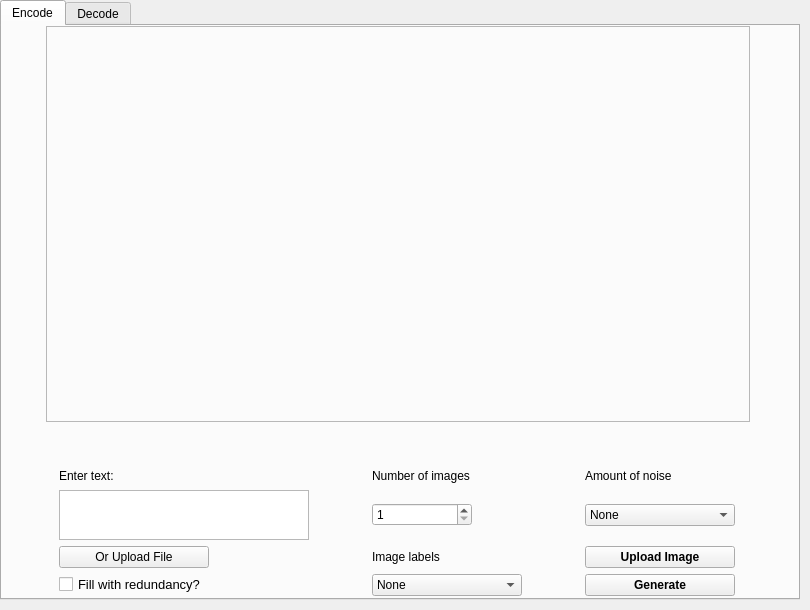
<?xml version="1.0" encoding="UTF-8"?>
<ui version="4.0">
 <class>MainWindow</class>
 <widget class="QMainWindow" name="MainWindow">
  <property name="geometry">
   <rect>
    <x>0</x>
    <y>0</y>
    <width>810</width>
    <height>610</height>
   </rect>
  </property>
  <property name="sizePolicy">
   <sizepolicy hsizetype="Preferred" vsizetype="Preferred">
    <horstretch>0</horstretch>
    <verstretch>0</verstretch>
   </sizepolicy>
  </property>
  <property name="minimumSize">
   <size>
    <width>798</width>
    <height>600</height>
   </size>
  </property>
  <property name="maximumSize">
   <size>
    <width>810</width>
    <height>610</height>
   </size>
  </property>
  <property name="windowTitle">
   <string>MainWindow</string>
  </property>
  <widget class="QWidget" name="centralwidget">
   <widget class="QTabWidget" name="tabWidget">
    <property name="geometry">
     <rect>
      <x>0</x>
      <y>0</y>
      <width>800</width>
      <height>600</height>
     </rect>
    </property>
    <property name="currentIndex">
     <number>0</number>
    </property>
    <widget class="QWidget" name="tab_7">
     <attribute name="title">
      <string>Encode</string>
     </attribute>
     <widget class="QWidget" name="gridLayoutWidget">
      <property name="geometry">
       <rect>
        <x>0</x>
        <y>0</y>
        <width>791</width>
        <height>570</height>
       </rect>
      </property>
      <layout class="QGridLayout" name="gridLayout_6">
       <item row="2" column="0" colspan="3">
        <layout class="QGridLayout" name="gridLayout_7">
         <item row="5" column="2">
          <widget class="QPushButton" name="EncodeBtn">
           <property name="font">
            <font>
             <weight>75</weight>
             <bold>true</bold>
            </font>
           </property>
           <property name="text">
            <string>Generate</string>
           </property>
          </widget>
         </item>
         <item row="2" column="0">
          <widget class="QTextEdit" name="TextInputBox">
           <property name="maximumSize">
            <size>
             <width>250</width>
             <height>50</height>
            </size>
           </property>
          </widget>
         </item>
         <item row="1" column="1">
          <widget class="QLabel" name="label_12">
           <property name="minimumSize">
            <size>
             <width>150</width>
             <height>0</height>
            </size>
           </property>
           <property name="text">
            <string>Number of images</string>
           </property>
           <property name="alignment">
            <set>Qt::AlignLeading|Qt::AlignLeft|Qt::AlignVCenter</set>
           </property>
          </widget>
         </item>
         <item row="2" column="1">
          <widget class="QSpinBox" name="NumImages">
           <property name="maximumSize">
            <size>
             <width>100</width>
             <height>16777215</height>
            </size>
           </property>
           <property name="minimum">
            <number>1</number>
           </property>
           <property name="maximum">
            <number>100</number>
           </property>
          </widget>
         </item>
         <item row="1" column="2">
          <widget class="QLabel" name="label_13">
           <property name="text">
            <string>Amount of noise</string>
           </property>
          </widget>
         </item>
         <item row="5" column="1">
          <widget class="QComboBox" name="LabelSelect">
           <item>
            <property name="text">
             <string>None</string>
            </property>
           </item>
           <item>
            <property name="text">
             <string>Incremental</string>
            </property>
           </item>
           <item>
            <property name="text">
             <string>Unique ID</string>
            </property>
           </item>
          </widget>
         </item>
         <item row="5" column="0">
          <widget class="QCheckBox" name="RedundancyCheck">
           <property name="font">
            <font>
             <pointsize>10</pointsize>
            </font>
           </property>
           <property name="layoutDirection">
            <enum>Qt::LeftToRight</enum>
           </property>
           <property name="text">
            <string>Fill with redundancy?</string>
           </property>
          </widget>
         </item>
         <item row="2" column="2">
          <widget class="QComboBox" name="NoiseSelect">
           <property name="maximumSize">
            <size>
             <width>150</width>
             <height>16777215</height>
            </size>
           </property>
           <item>
            <property name="text">
             <string>None</string>
            </property>
           </item>
           <item>
            <property name="text">
             <string>Minor</string>
            </property>
           </item>
           <item>
            <property name="text">
             <string>Moderate</string>
            </property>
           </item>
           <item>
            <property name="text">
             <string>Major</string>
            </property>
           </item>
          </widget>
         </item>
         <item row="1" column="0">
          <widget class="QLabel" name="label_15">
           <property name="text">
            <string>Enter text:</string>
           </property>
          </widget>
         </item>
         <item row="3" column="2">
          <widget class="QPushButton" name="EncodeImageUploadBtn">
           <property name="font">
            <font>
             <weight>75</weight>
             <bold>true</bold>
            </font>
           </property>
           <property name="text">
            <string>Upload Image</string>
           </property>
          </widget>
         </item>
         <item row="3" column="0">
          <widget class="QPushButton" name="TextUploadBtn">
           <property name="maximumSize">
            <size>
             <width>150</width>
             <height>16777215</height>
            </size>
           </property>
           <property name="text">
            <string>Or Upload File</string>
           </property>
           <property name="flat">
            <bool>false</bool>
           </property>
          </widget>
         </item>
         <item row="3" column="1">
          <widget class="QLabel" name="label_14">
           <property name="text">
            <string>Image labels</string>
           </property>
          </widget>
         </item>
        </layout>
       </item>
       <item row="1" column="1">
        <spacer name="verticalSpacer_3">
         <property name="orientation">
          <enum>Qt::Vertical</enum>
         </property>
         <property name="sizeType">
          <enum>QSizePolicy::Preferred</enum>
         </property>
         <property name="sizeHint" stdset="0">
          <size>
           <width>20</width>
           <height>40</height>
          </size>
         </property>
        </spacer>
       </item>
       <item row="0" column="1" alignment="Qt::AlignHCenter">
        <widget class="QFrame" name="ImageFrame">
         <property name="minimumSize">
          <size>
           <width>704</width>
           <height>396</height>
          </size>
         </property>
         <property name="frameShape">
          <enum>QFrame::StyledPanel</enum>
         </property>
         <property name="frameShadow">
          <enum>QFrame::Raised</enum>
         </property>
         <widget class="QWidget" name="verticalLayoutWidget">
          <property name="geometry">
           <rect>
            <x>10</x>
            <y>10</y>
            <width>681</width>
            <height>371</height>
           </rect>
          </property>
          <layout class="QVBoxLayout" name="verticalLayout">
           <item>
            <widget class="QLabel" name="ImageLabel">
             <property name="text">
              <string/>
             </property>
            </widget>
           </item>
          </layout>
         </widget>
        </widget>
       </item>
      </layout>
     </widget>
    </widget>
    <widget class="QWidget" name="tab_8">
     <attribute name="title">
      <string>Decode</string>
     </attribute>
     <widget class="QTextEdit" name="OutputBox">
      <property name="geometry">
       <rect>
        <x>380</x>
        <y>10</y>
        <width>401</width>
        <height>551</height>
       </rect>
      </property>
      <property name="readOnly">
       <bool>true</bool>
      </property>
      <property name="html">
       <string>&lt;!DOCTYPE HTML PUBLIC &quot;-//W3C//DTD HTML 4.0//EN&quot; &quot;http://www.w3.org/TR/REC-html40/strict.dtd&quot;&gt;
&lt;html&gt;&lt;head&gt;&lt;meta name=&quot;qrichtext&quot; content=&quot;1&quot; /&gt;&lt;style type=&quot;text/css&quot;&gt;
p, li { white-space: pre-wrap; }
&lt;/style&gt;&lt;/head&gt;&lt;body style=&quot; font-family:'Sans Serif'; font-size:9pt; font-weight:400; font-style:normal;&quot;&gt;
&lt;p style=&quot;-qt-paragraph-type:empty; margin-top:0px; margin-bottom:0px; margin-left:0px; margin-right:0px; -qt-block-indent:0; text-indent:0px;&quot;&gt;&lt;br /&gt;&lt;/p&gt;&lt;/body&gt;&lt;/html&gt;</string>
      </property>
     </widget>
     <widget class="QPushButton" name="DecodeImageUploadBtn">
      <property name="geometry">
       <rect>
        <x>20</x>
        <y>110</y>
        <width>111</width>
        <height>23</height>
       </rect>
      </property>
      <property name="text">
       <string>Upload Image</string>
      </property>
     </widget>
     <widget class="QLabel" name="label_16">
      <property name="geometry">
       <rect>
        <x>20</x>
        <y>75</y>
        <width>261</width>
        <height>21</height>
       </rect>
      </property>
      <property name="text">
       <string>Click here to upload the encoded image:</string>
      </property>
     </widget>
     <widget class="QCheckBox" name="saveText">
      <property name="geometry">
       <rect>
        <x>20</x>
        <y>220</y>
        <width>121</width>
        <height>21</height>
       </rect>
      </property>
      <property name="text">
       <string>Save to txt file?</string>
      </property>
     </widget>
     <widget class="QLineEdit" name="FilenameBox">
      <property name="geometry">
       <rect>
        <x>150</x>
        <y>220</y>
        <width>113</width>
        <height>23</height>
       </rect>
      </property>
      <property name="placeholderText">
       <string>Filename</string>
      </property>
      <property name="clearButtonEnabled">
       <bool>false</bool>
      </property>
     </widget>
     <widget class="QPushButton" name="DecodeBtn">
      <property name="geometry">
       <rect>
        <x>20</x>
        <y>430</y>
        <width>111</width>
        <height>23</height>
       </rect>
      </property>
      <property name="font">
       <font>
        <weight>75</weight>
        <bold>true</bold>
        <strikeout>false</strikeout>
        <kerning>true</kerning>
       </font>
      </property>
      <property name="text">
       <string>Decode</string>
      </property>
     </widget>
     <widget class="QLabel" name="label_17">
      <property name="geometry">
       <rect>
        <x>20</x>
        <y>385</y>
        <width>251</width>
        <height>21</height>
       </rect>
      </property>
      <property name="text">
       <string>Click to scan image for embedded text:</string>
      </property>
     </widget>
    </widget>
   </widget>
  </widget>
 </widget>
 <resources/>
 <connections>
  <connection>
   <sender>DecodeImageUploadBtn</sender>
   <signal>clicked()</signal>
   <receiver>EncodeImageUploadBtn</receiver>
   <slot>click()</slot>
   <hints>
    <hint type="sourcelabel">
     <x>77</x>
     <y>148</y>
    </hint>
    <hint type="destinationlabel">
     <x>658</x>
     <y>545</y>
    </hint>
   </hints>
  </connection>
 </connections>
</ui>
